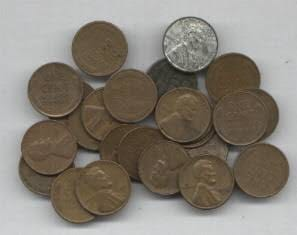
#> input picture OPENCV_PYİMAGE/images/coin1.jpg, 297 x 235 px; its folder holds only this picture in this run
$ python step5_detect_blur.py --images ../images   (older library calls are emulated)
#> lines starting #> are read from the running program, lines starting #| are printed output that depends on the picture; after the words box and inside, x2 and y2 are one past the last pixel; in counts of white or black regions, pixels touching at a corner belong together
# gerekli kütüphaneleri ekledik
from imutils import paths
import argparse
import cv2


# laplacian komutu kenarların ne kadar belirgin olduğunu ölçer
def variance_of_laplacian(image):
    # var fonksiyonu varyans hesaplar
    return cv2.Laplacian(image,cv2.CV_64F).var()

# terminali kullanmak için argparse kütüphanesnin kullanımı
ap = argparse.ArgumentParser()
ap.add_argument("-i", "--images", required=True,
	help="path to input directory of images")
ap.add_argument("-t", "--threshold", type=float, default=100.0,
	help="focus measures that fall below this value will be considered 'blurry'")
args = vars(ap.parse_args())

# giriş görüntülerini liste şeklinde tek tek geziyoruz
for imagePath in paths.list_images(args["images"]):
    image = cv2.imread(imagePath)  # giriş görüntülerini sırasıyla image değişkenşne atadık
#> image is the input picture: shape (235, 297, 3); mean B, G, R 118.8, 128.5, 135.2
    gray = cv2.cvtColor(image,cv2.COLOR_BGR2GRAY)  # gri formata çevirdik
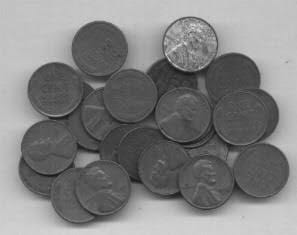
#> gray: shape (235, 297); min 18, max 218, mean 129.3
    fm = variance_of_laplacian(gray)      # bulunan varyans fm değişkenine atadık
#> fm = 220.5
    text = "Bulankk degil"

    # threshold değerini defould olarak 100 atamıştık 100 den küçük ise bulanık
    if fm < args["threshold"]:
        text = "Bulanik"
 #bulunan sonuçları görüntü üzerine yazdık
    cv2.putText(image,"{}: {:.2f}".format(text,fm),(10,30),cv2.FONT_HERSHEY_SIMPLEX,0.8,(0,0,255),3)
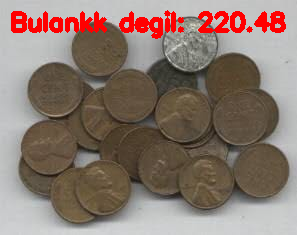
#> image: shape (235, 297, 3); 4.6% of pixels changed, all inside (x1, y1, x2, y2) = (11, 10, 286, 39)
    cv2.imshow("Image",image)
    if cv2.waitKey(0) == ord('q'):
#> (key q is pressed here)
        break

$ run again, on OPENCV_PYİMAGE/images/foti1.jpg
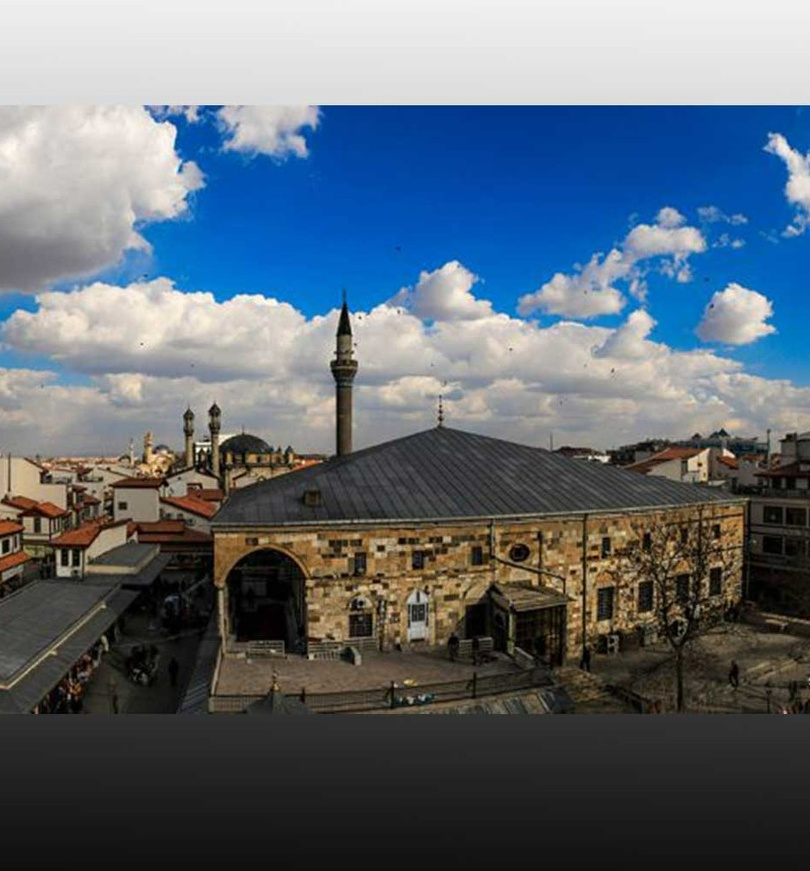
#> input picture OPENCV_PYİMAGE/images/foti1.jpg, 810 x 871 px, shrunk from 939 x 1010 before the run
#> image is the input picture: shape (871, 810, 3); mean B, G, R 116.8, 106.3, 95.3
#> `gray = cv2.cvtColor(image,cv2.COLOR_BGR2GRAY)`:
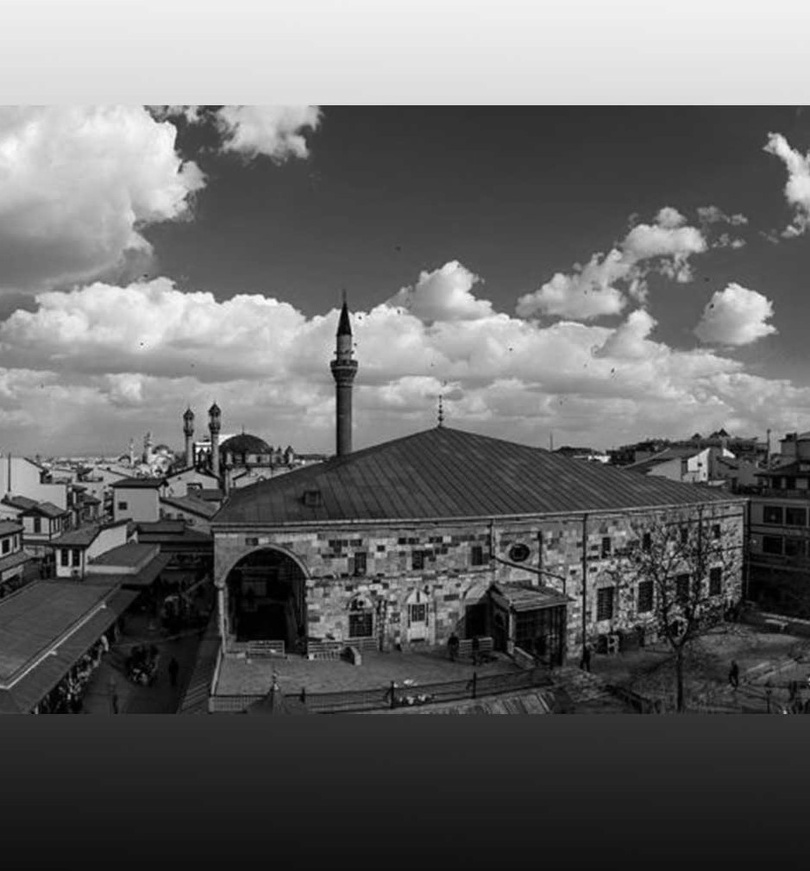
#> gray: shape (871, 810); min 0, max 253, mean 104.2
#> fm = 167.4
#> `cv2.putText(image,"{}: {:.2f}".format(text,fm),(10,30),cv2.FONT_HERSHE..`:
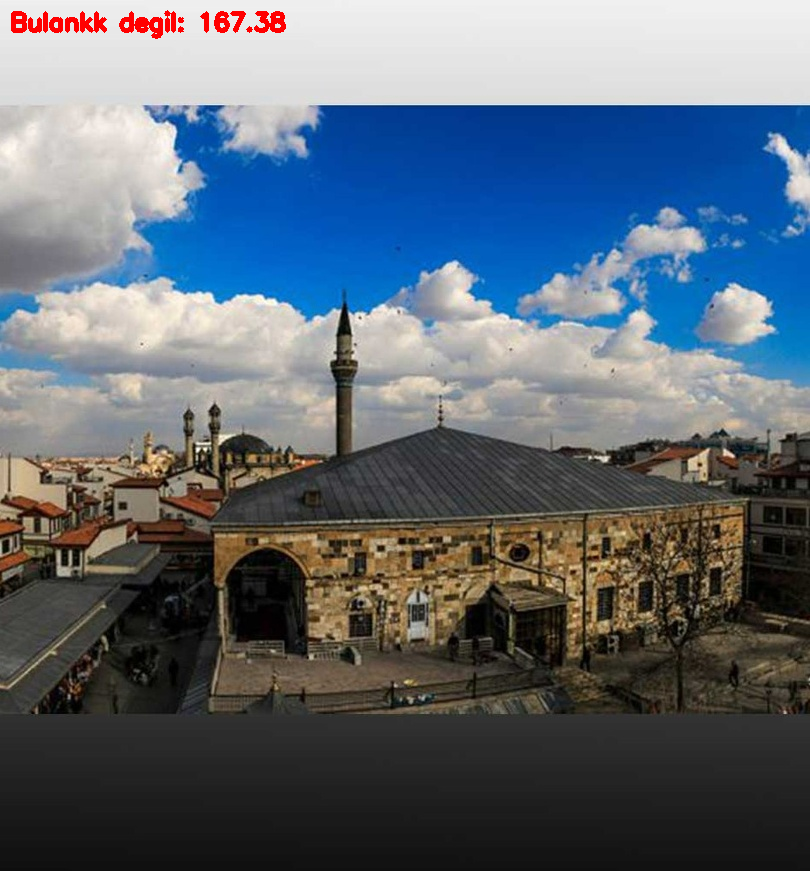
#> image: shape (871, 810, 3); 0.44% of pixels changed, all inside (x1, y1, x2, y2) = (11, 10, 286, 39)

$ run again, on OPENCV_PYİMAGE/images/foti2.jpg
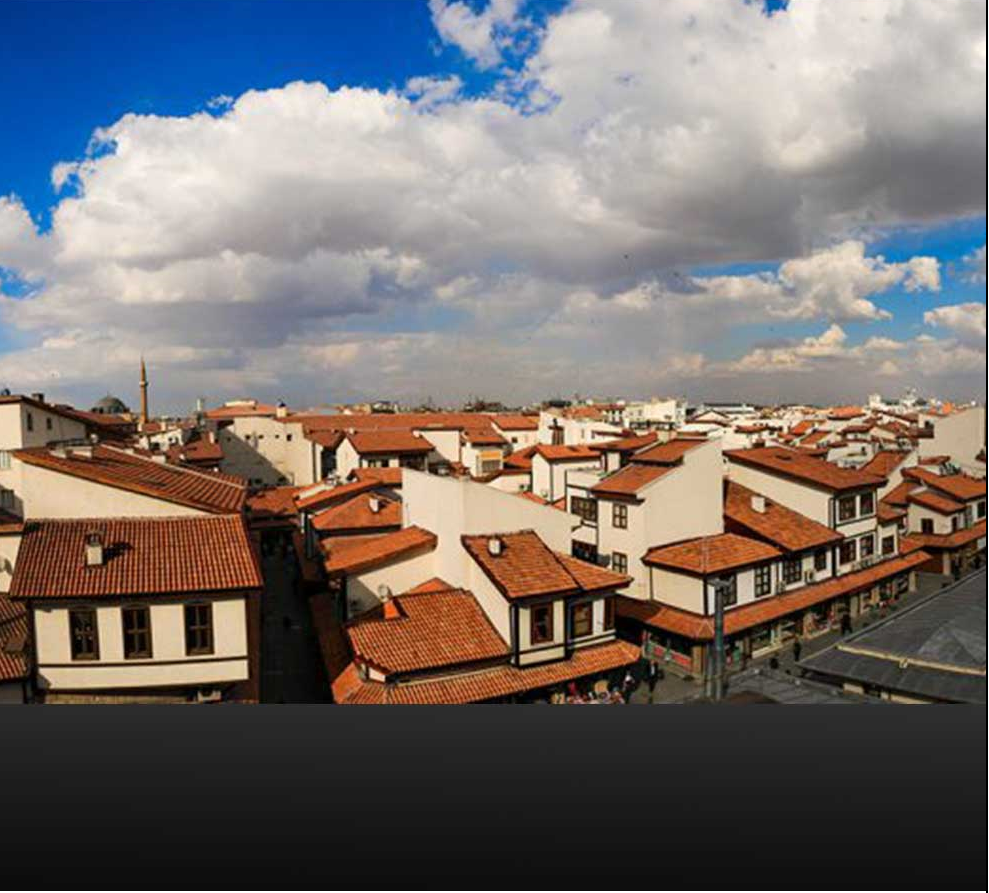
#> input picture OPENCV_PYİMAGE/images/foti2.jpg, 989 x 893 px
#> image is the input picture: shape (893, 989, 3); mean B, G, R 108.9, 110.7, 117.3
#> `gray = cv2.cvtColor(image,cv2.COLOR_BGR2GRAY)`:
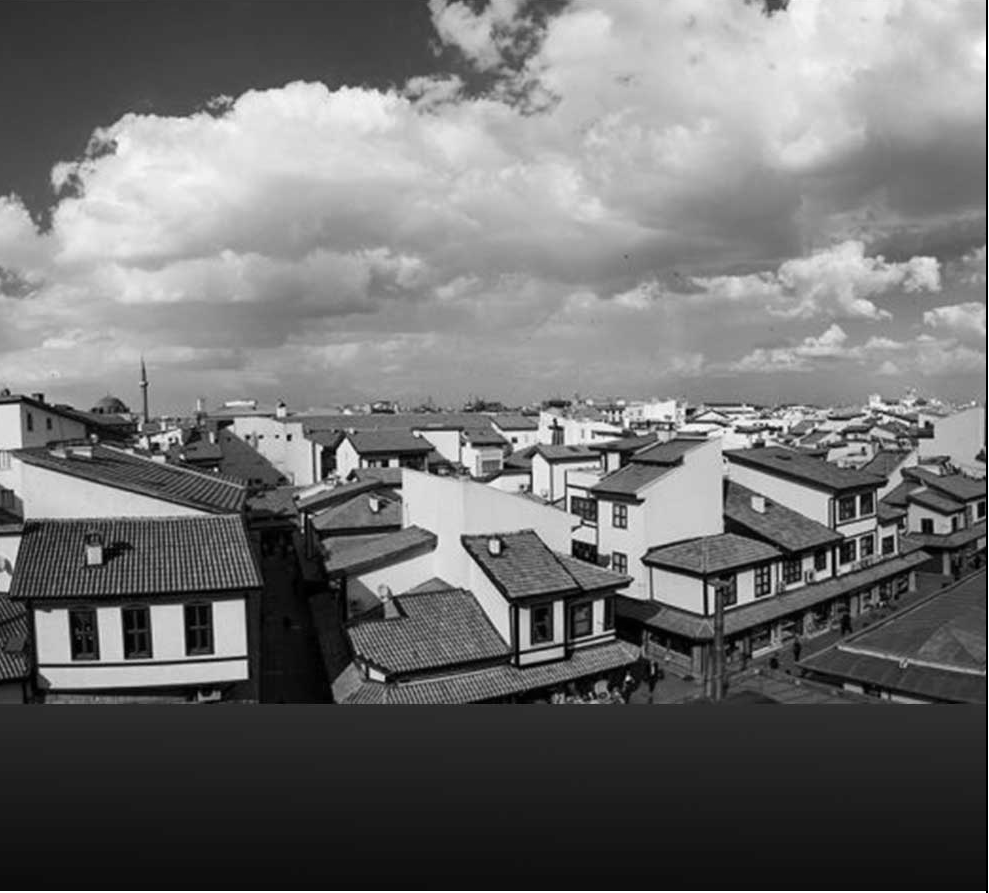
#> gray: shape (893, 989); min 0, max 255, mean 112.5
#> fm = 663
#> `cv2.putText(image,"{}: {:.2f}".format(text,fm),(10,30),cv2.FONT_HERSHE..`:
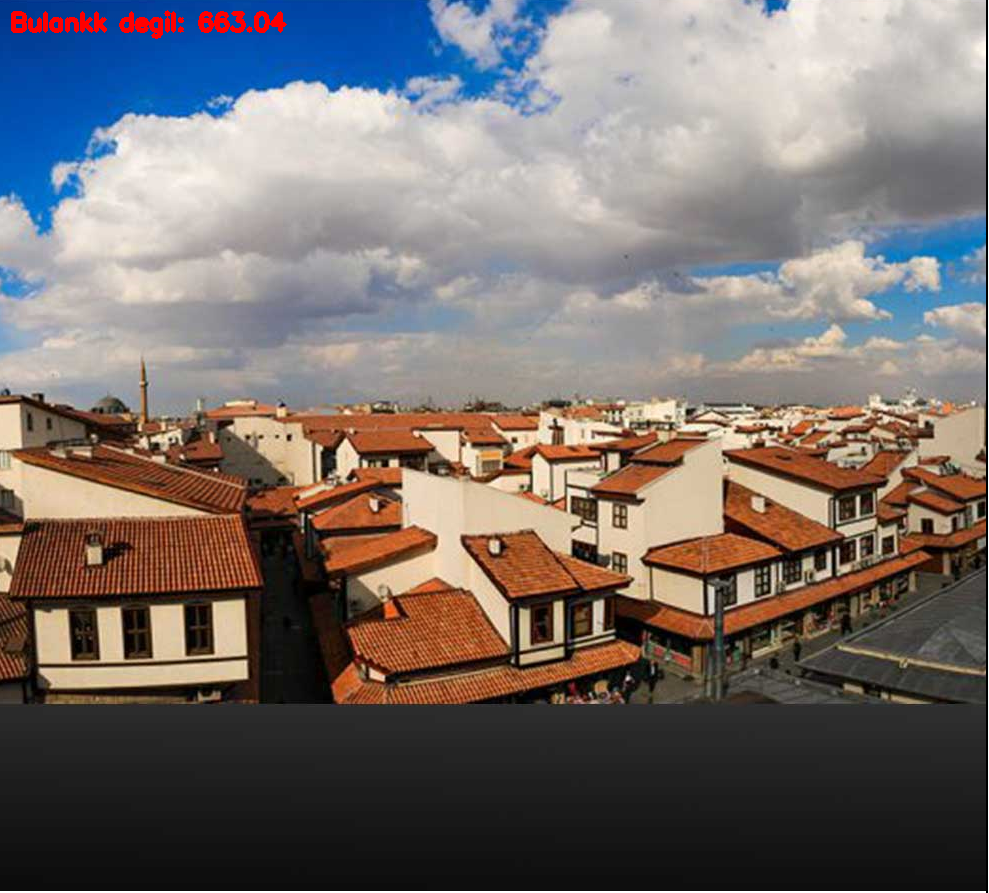
#> image: shape (893, 989, 3); 0.37% of pixels changed, all inside (x1, y1, x2, y2) = (11, 10, 287, 39)

$ run again, on OPENCV_PYİMAGE/images/coin2.jpg
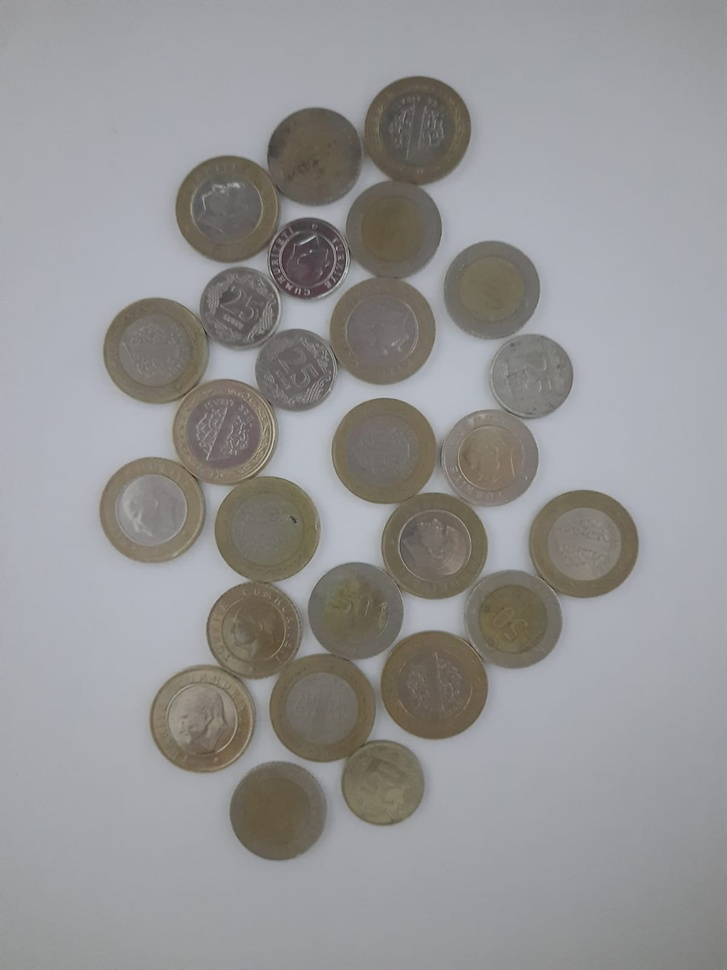
#> input picture OPENCV_PYİMAGE/images/coin2.jpg, 727 x 970 px, shrunk from 1200 x 1600 before the run
#> image is the input picture: shape (970, 727, 3); mean B, G, R 148.8, 148.2, 148.9
#> `gray = cv2.cvtColor(image,cv2.COLOR_BGR2GRAY)`:
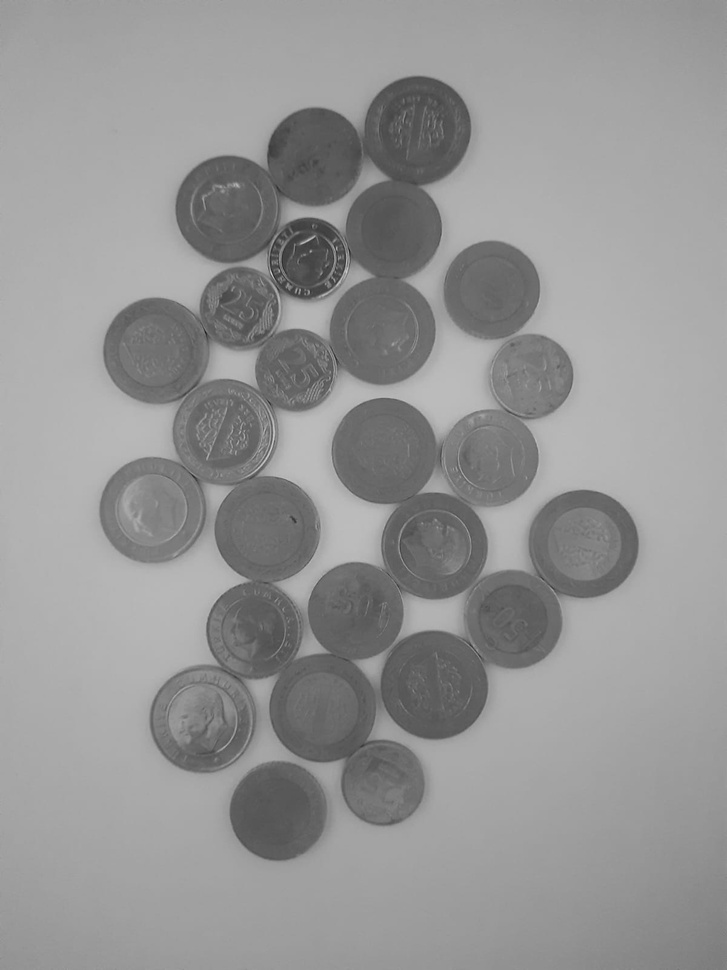
#> gray: shape (970, 727); min 25, max 206, mean 148.5
#> fm = 72.23
#> `cv2.putText(image,"{}: {:.2f}".format(text,fm),(10,30),cv2.FONT_HERSHE..`:
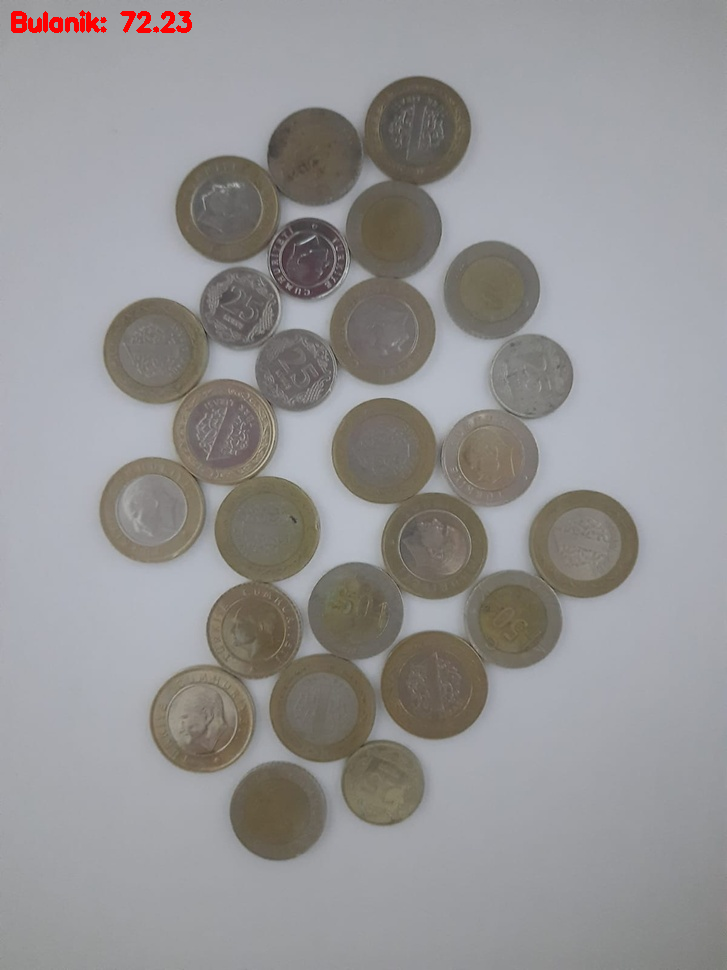
#> image: shape (970, 727, 3); 0.28% of pixels changed, all inside (x1, y1, x2, y2) = (11, 10, 192, 33)
